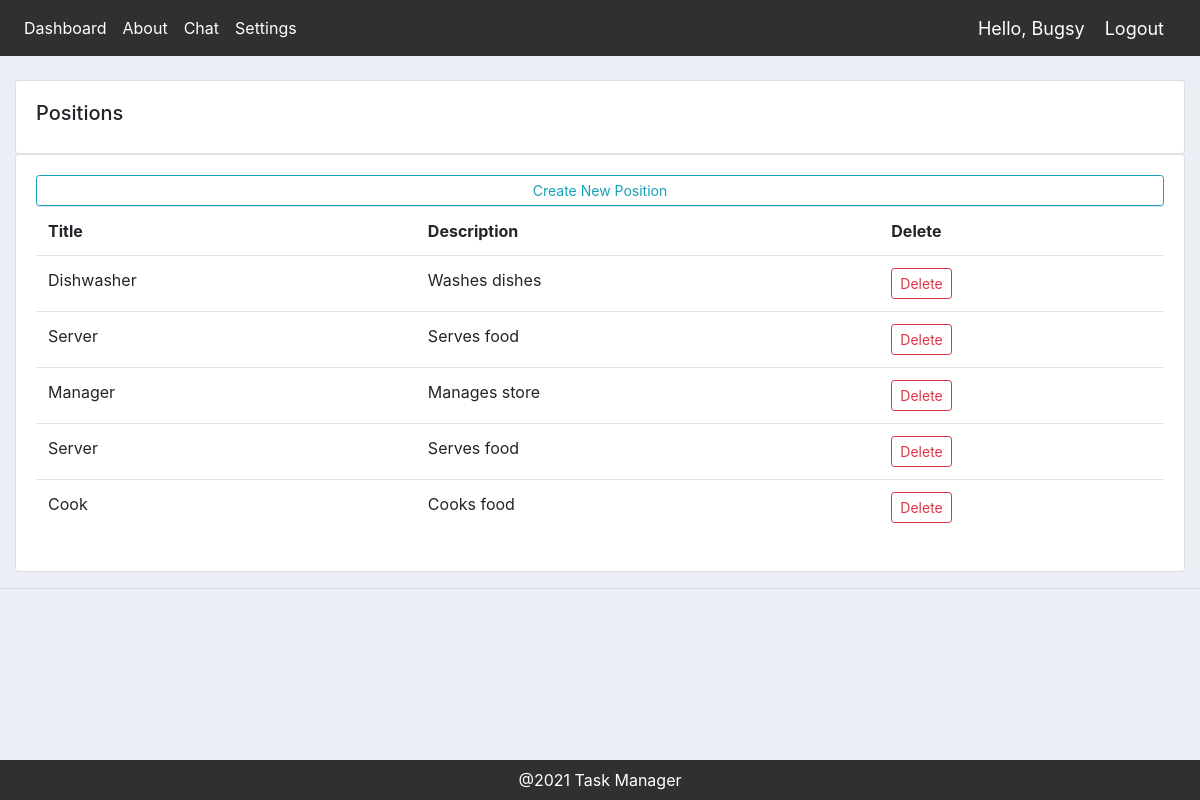
The page /positions/ (signed in) on the database as committed earlier.
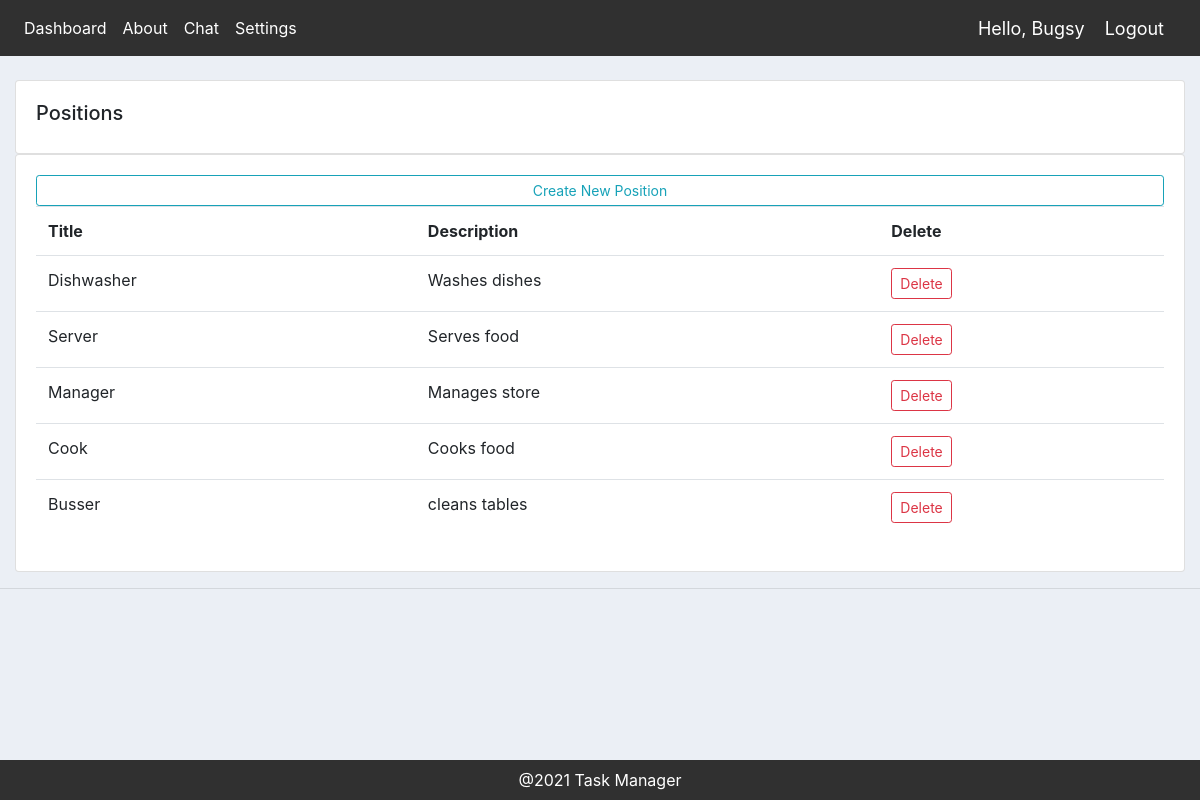
The same page on the database as committed later.
### schedule_app/models.py (models this page shows, shortened)
class Position(models.Model):
    title = models.CharField(max_length=200, null=True)
    description = models.CharField(max_length=200, null=True, blank=True)

### schedule_app/views.py (the view)
# urls.py: path('positions/', views.positions, name='positions'),
@login_required(login_url='login')
def positions(request):
    positions = Position.objects.all()
    return render(request, 'schedule_app/positions.html', {'positions': positions})

### schedule_app/templates/schedule_app/positions.html
{% extends 'schedule_app/main.html' %}
{% block content %}
<br>
<div class="row">
    <div class="col-md">
        <div class="card card-body">
            <h5>Positions</h5>
        </div>
        <div class="card card-body">
            <a class="btn btn-outline-info  btn-sm btn-block" href="{% url 'create_position' %}">Create New Position</a>
            <table class="table">
                <tr>
                    <th>Title</th>
                    <th>Description</th>
                    <th>Delete</th>
                </tr>
                {% for position in positions %}
                <tr>
                    <td>{{position.title}}</td>
                    <td>{{position.description}}</td>
                    <td><a class="btn btn-sm btn-outline-danger"
                            href="{% url 'delete_position' position.id %}">Delete</a></td>
                </tr>
                {% endfor %}
            </table>
        </div>
    </div>
</div>
{% endblock content %}

Rows that differ between the two databases and show on the page:
removed Position: title "Server", description "Serves food"
added Position: title "Busser", description "cleans tables"
